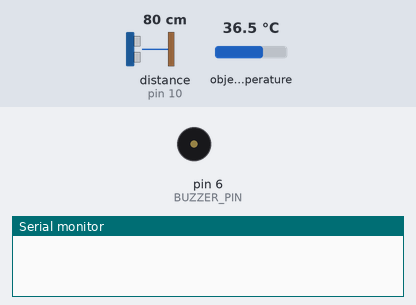
Recording of a sketch running on a simulated Arduino Uno, built with avr-gcc and run on an emulated ATmega328P. Parts: buzzer (waves = sounding), the last lines printed to the serial monitor. The inputs (shaded band) are chosen by the test bench; at power-on: distance to the obstacle (sensor on pin 10) 80 cm, object temperature 36.5 °C. The echo pulse lasts 58.3 µs per cm.

Above: at 1.8 s.
1.9 s: distance to the obstacle (sensor on pin 10) set to 12 cm
5.0 s: distance to the obstacle (sensor on pin 10) set to 9 cm
At 7.4 s:
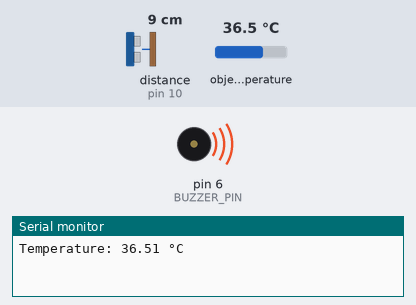
Timing chart, 0 to 14.0 s (numbered marks = the images above; inputs shaded):
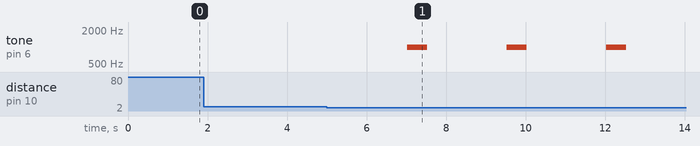

The sketch:

duino_code_to_read_temperature_data_from_the_MLX90614_sensor.ino
```cpp
#include <Wire.h>
#include <Adafruit_MLX90614.h>
#include <NewPing.h>

Adafruit_MLX90614 mlx = Adafruit_MLX90614();
#define TRIG_PIN 9
#define ECHO_PIN 10
#define BUZZER_PIN 6
#define MAX_DISTANCE 100
NewPing sonar(TRIG_PIN, ECHO_PIN, MAX_DISTANCE);

void setup() {
    Serial.begin(9600);
    mlx.begin();
    pinMode(BUZZER_PIN, OUTPUT);
}

void loop() {
    delay(500);
    int distance = sonar.ping_cm();

    if (distance > 0 && distance <= 10) {
        delay(2000); // Allow time for stable reading
        float temp = mlx.readObjectTempC();
        Serial.print("Temperature: ");
        Serial.print(temp);
        Serial.println(" °C");

        if (temp > 30.0) {
            tone(BUZZER_PIN, 1000, 500); // High temperature alert
        } else {
            tone(BUZZER_PIN, 500, 500);  // Low temperature alert
        }
    }
}
```

Measured:
- the behaviour switches between 11 and 10 cm on distance to the obstacle (sensor on pin 10) (found by bisection; images 0 and 1)
- after the input at 1.9 s, every drawn part: stays the same
- after the input at 5.0 s, tone on pin 6 (BUZZER_PIN): alternates 1000 Hz for 0.50 s and silent for 2.0 s, starting after 2.0 s
